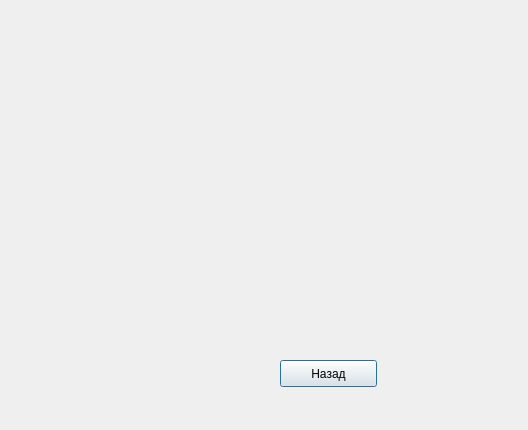
<?xml version="1.0" encoding="UTF-8"?>
<ui version="4.0">
 <class>history</class>
 <widget class="QDialog" name="history">
  <property name="geometry">
   <rect>
    <x>0</x>
    <y>0</y>
    <width>528</width>
    <height>430</height>
   </rect>
  </property>
  <property name="windowTitle">
   <string>GraphX -  История</string>
  </property>
  <property name="windowIcon">
   <iconset resource="res.qrc">
    <normaloff>:/Res/res/inward_black_info.png</normaloff>:/Res/res/inward_black_info.png</iconset>
  </property>
  <widget class="QPushButton" name="pushButton">
   <property name="geometry">
    <rect>
     <x>280</x>
     <y>360</y>
     <width>97</width>
     <height>27</height>
    </rect>
   </property>
   <property name="text">
    <string>Назад</string>
   </property>
  </widget>
 </widget>
 <resources>
  <include location="res.qrc"/>
 </resources>
 <connections/>
</ui>
